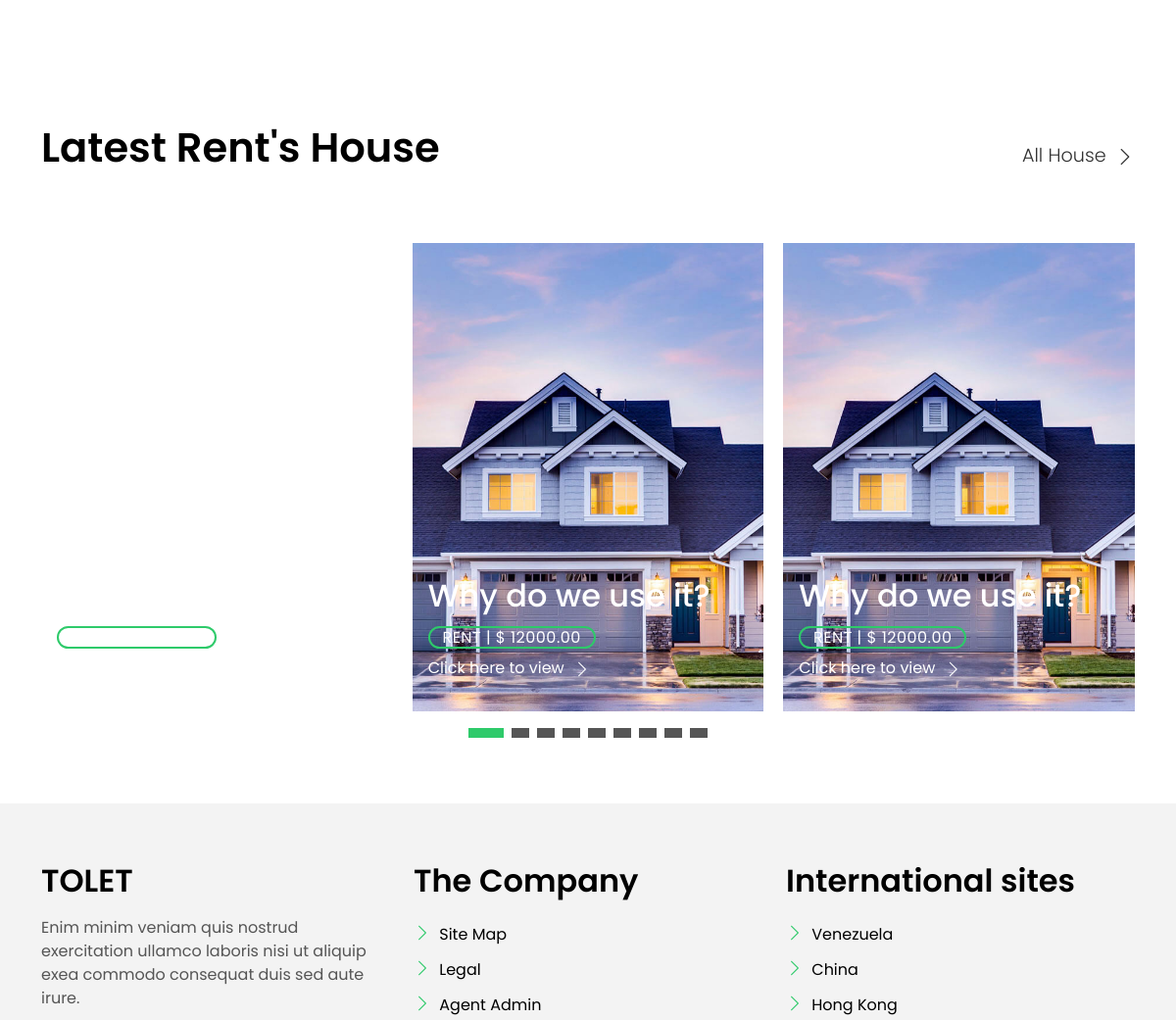
The app's page / (middle part), older data.
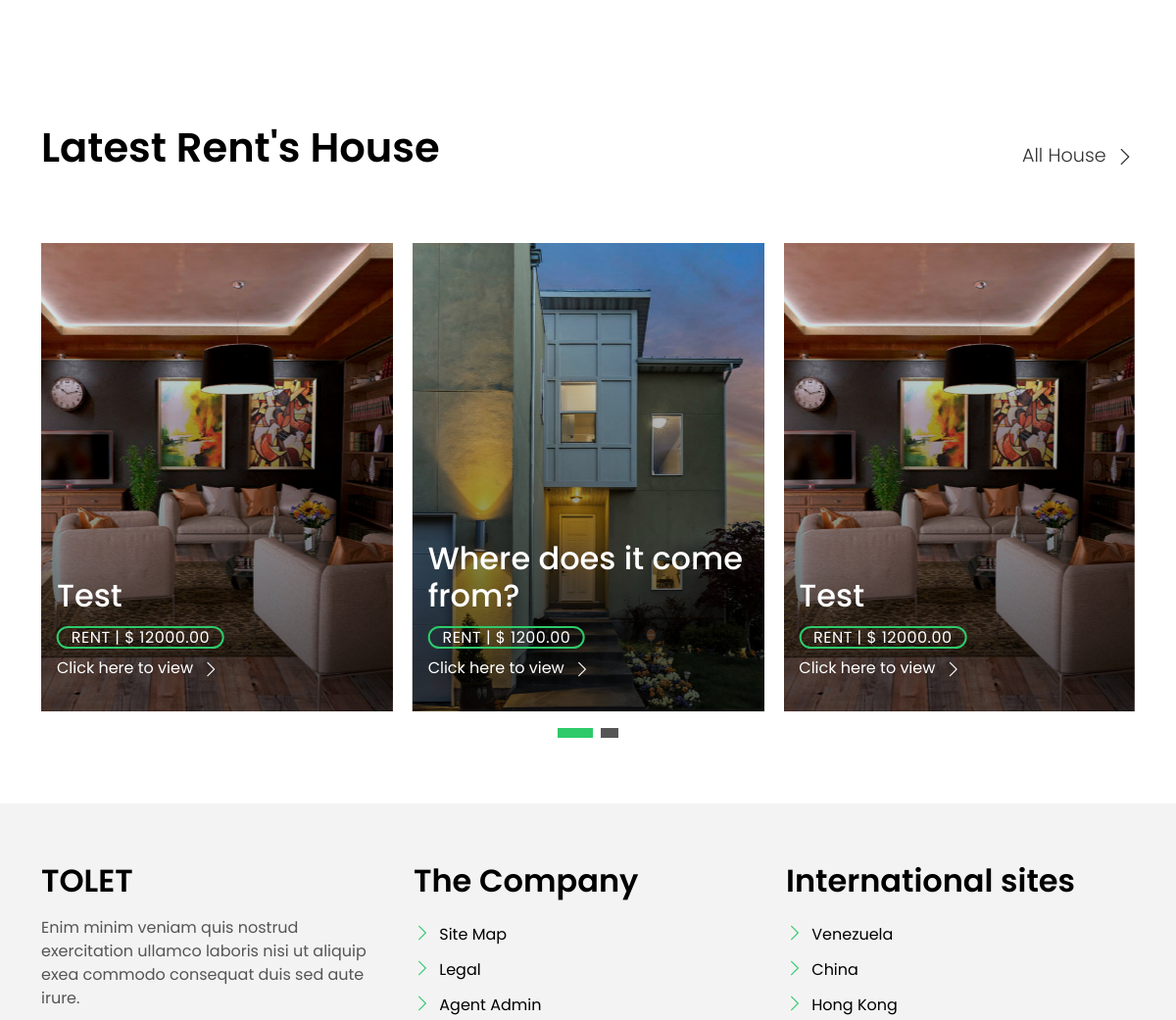
The same page, newer data.
### home/models.py (models this page shows, shortened)
class House(models.Model):
    user = models.ForeignKey(User,on_delete=models.CASCADE,blank=True,null=True)
    name = models.CharField(max_length=250)
    description = models.TextField()
    rent = models.DecimalField(max_digits=10,decimal_places=2)
    image = models.ImageField(upload_to="house/")
    location = models.CharField(max_length=200)
    house_type = models.CharField(max_length=250)
    area = models.CharField(max_length=50)
    beds = models.CharField(max_length=20)
    baths = models.CharField(max_length=20)
    garage = models.CharField(max_length=20)
    video = EmbedVideoField(blank=True,null=True)
    date_added = models.DateField(auto_now_add=True)
    is_publish = models.BooleanField(default=False)
    class Meta:
        ordering = ('-date_added',)

### home/views.py (the view)
# urls.py: path('',views.home, name='home'),
def home(request):
    slider = Slider.objects.all()
    house = House.objects.all()
    context = {
        'slider':slider,
        'house':house,
    }
    return render(request, 'home/index.html',context)

### templates/home/index.html (shortened to what this page needs)
{% extends 'base.html' %}
{% load static %}
{% block content %}
     <section class="section-property section-t8">
      <div class="container">
        <div class="row">
          <div class="col-md-12">
            <div class="title-wrap d-flex justify-content-between">
              <div class="title-box">
                <h2 class="title-a">Latest Rent's House</h2>
              </div>
              <div class="title-link">
                <a href="{% url 'all_house' %}">All House
                  <span class="bi bi-chevron-right"></span>
                </a>
              </div>
            </div>
          </div>
        </div>
        <div id="property-carousel" class="swiper">
          <div class="swiper-wrapper">
            {% if house %}
            {% for h in house %}
            <div class="carousel-item-b swiper-slide">
              <div class="card-box-a card-shadow">
                <div class="img-box-a">
                  <img src="{{h.image.url}}" alt="" class="img-a img-fluid">
                </div>
                <div class="card-overlay">
                  <div class="card-overlay-a-content">
                    <div class="card-header-a">
                      <h2 class="card-title-a">
                        <a href="property-single.html">{{h.name}}
                          <br /> </a>
                      </h2>
                    </div>
                    <div class="card-body-a">
                      <div class="price-box d-flex">
                        <span class="price-a">rent | $ {{h.rent}}</span>
                      </div>
                      <a href="{% url 'single_house' h.id %}" class="link-a">Click here to view
                        <span class="bi bi-chevron-right"></span>
                      </a>
                    </div>
                  </div>
                </div>
              </div>
            </div>
            {% endfor %}
            {% endif %}
          </div>
        </div>
        <div class="propery-carousel-pagination carousel-pagination"></div>
      </div>
    </section>
{% endblock content %}

Row changes from the older to the newer data that the page shows:
removed House: image (picture), rent "2333.00"
removed House: image (picture), name "Why do we use it?", rent "12000.00"
removed House: image (picture), name "Why do we use it?", rent "12000.00"
added House: image (picture), name "Test", rent "12000.00"
now on this page (row unchanged): House: image (picture), name "Where does it come from?", rent "1200.00"
